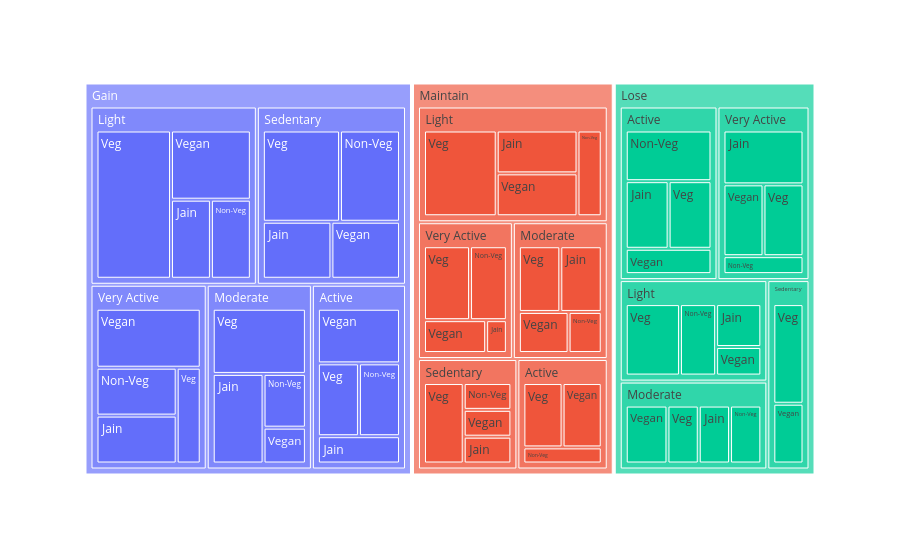

The cell this chart's notebook holds for it:
### Code cell
fig = px.treemap(df, path=['Goal','Activity_Level','Diet_Type'])
fig.show()

### Figure 1 — Plotly figure (JSON) as saved in the notebook; plotly's stock layout.template omitted (floating-point values rounded to 4 significant figures)
{"data": [{"branchvalues": "total", "domain": {"x": [0, 1], "y": [0, 1]}, "hovertemplate": "labels=%{label}<br>count=%{value}<br>parent=%{parent}<br>id=%{id}<extra></extra>", "ids": ["Gain/Light/Veg", "Maintain/Active/Veg", "Gain/Very Active/Non-Veg", "Gain/Very Active/Vegan", "Gain/Light/Jain", "Gain/Sedentary/Jain", "Gain/Moderate/Vegan", "Maintain/Active/Non-Veg", "Lose/Sedentary/Veg", "Maintain/Light/Jain", "Lose/Light/Veg", "Lose/Light/Jain", "Gain/Sedentary/Veg", "Lose/Moderate/Veg", "Lose/Sedentary/Vegan", "Maintain/Light/Non-Veg", "Maintain/Active/Vegan", "Gain/Sedentary/Vegan", "Lose/Very Active/Vegan", "Lose/Active/Jain", "Maintain/Very Active/Non-Veg", "Maintain/Moderate/Non-Veg", "Maintain/Sedentary/Non-Veg", "Gain/Moderate/Veg", "Lose/Light/Vegan", "Lose/Moderate/Vegan", "Gain/Light/Vegan", "Gain/Sedentary/Non-Veg", "Lose/Active/Vegan", "Lose/Very Active/Jain", "Gain/Very Active/Jain", "Gain/Active/Vegan", "Gain/Moderate/Jain", "Gain/Light/Non-Veg", "Gain/Active/Jain", "Maintain/Moderate/Veg", "Maintain/Sedentary/Veg", "Gain/Active/Veg", "Lose/Moderate/Jain", "Maintain/Light/Veg", "Maintain/Light/Vegan", "Lose/Active/Veg", "Maintain/Very Active/Vegan", "Maintain/Very Active/Jain", "Maintain/Very Active/Veg", "Lose/Active/Non-Veg", "Gain/Moderate/Non-Veg", "Lose/Very Active/Non-Veg", "Maintain/Moderate/Jain", "Lose/Light/Non-Veg", "Gain/Very Active/Veg", "Maintain/Moderate/Vegan", "Lose/Moderate/Non-Veg", "Gain/Active/Non-Veg", "Lose/Very Active/Veg", "Maintain/Sedentary/Vegan", "Maintain/Sedentary/Jain", "Gain/Light", "Maintain/Active", "Gain/Very Active", "Gain/Sedentary", "Gain/Moderate", "Lose/Sedentary", "Maintain/Light", "Lose/Light", "Lose/Moderate", "Lose/Very Active", "Lose/Active", "Maintain/Very Active", "Maintain/Moderate", "Maintain/Sedentary", "Gain/Active", "Gain", "Maintain", "Lose"], "labels": ["Veg", "Veg", "Non-Veg", "Vegan", "Jain", "Jain", "Vegan", "Non-Veg", "Veg", "Jain", "Veg", "Jain", "Veg", "Veg", "Vegan", "Non-Veg", "Vegan", "Vegan", "Vegan", "Jain", "Non-Veg", "Non-Veg", "Non-Veg", "Veg", "Vegan", "Vegan", "Vegan", "Non-Veg", "Vegan", "Jain", "Jain", "Vegan", "Jain", "Non-Veg", "Jain", "Veg", "Veg", "Veg", "Jain", "Veg", "Vegan", "Veg", "Vegan", "Jain", "Veg", "Non-Veg", "Non-Veg", "Non-Veg", "Jain", "Non-Veg", "Veg", "Vegan", "Non-Veg", "Non-Veg", "Veg", "Vegan", "Jain", "Light", "Active", "Very Active", "Sedentary", "Moderate", "Sedentary", "Light", "Light", "Moderate", "Very Active", "Active", "Very Active", "Moderate", "Sedentary", "Active", "Gain", "Maintain", "Lose"], "name": "", "parents": ["Gain/Light", "Maintain/Active", "Gain/Very Active", "Gain/Very Active", "Gain/Light", "Gain/Sedentary", "Gain/Moderate", "Maintain/Active", "Lose/Sedentary", "Maintain/Light", "Lose/Light", "Lose/Light", "Gain/Sedentary", "Lose/Moderate", "Lose/Sedentary", "Maintain/Light", "Maintain/Active", "Gain/Sedentary", "Lose/Very Active", "Lose/Active", "Maintain/Very Active", "Maintain/Moderate", "Maintain/Sedentary", "Gain/Moderate", "Lose/Light", "Lose/Moderate", "Gain/Light", "Gain/Sedentary", "Lose/Active", "Lose/Very Active", "Gain/Very Active", "Gain/Active", "Gain/Moderate", "Gain/Light", "Gain/Active", "Maintain/Moderate", "Maintain/Sedentary", "Gain/Active", "Lose/Moderate", "Maintain/Light", "Maintain/Light", "Lose/Active", "Maintain/Very Active", "Maintain/Very Active", "Maintain/Very Active", "Lose/Active", "Gain/Moderate", "Lose/Very Active", "Maintain/Moderate", "Lose/Light", "Gain/Very Active", "Maintain/Moderate", "Lose/Moderate", "Gain/Active", "Lose/Very Active", "Maintain/Sedentary", "Maintain/Sedentary", "Gain", "Maintain", "Gain", "Gain", "Gain", "Lose", "Maintain", "Lose", "Lose", "Lose", "Lose", "Maintain", "Maintain", "Maintain", "Gain", "", "", ""], "type": "treemap", "values": [14, 4, 5, 8, 4, 5, 2, 2, 5, 5, 6, 3, 9, 3, 3, 3, 4, 5, 4, 4, 4, 2, 2, 8, 2, 4, 7, 7, 3, 6, 5, 6, 6, 4, 3, 4, 5, 4, 3, 9, 5, 4, 3, 1, 5, 6, 3, 2, 4, 4, 3, 3, 3, 4, 4, 2, 2, 29, 10, 21, 26, 19, 8, 22, 15, 13, 16, 17, 13, 13, 11, 17, 112, 69, 69]}], "layout": {"legend": {"tracegroupgap": 0}, "margin": {"t": 60}}}
